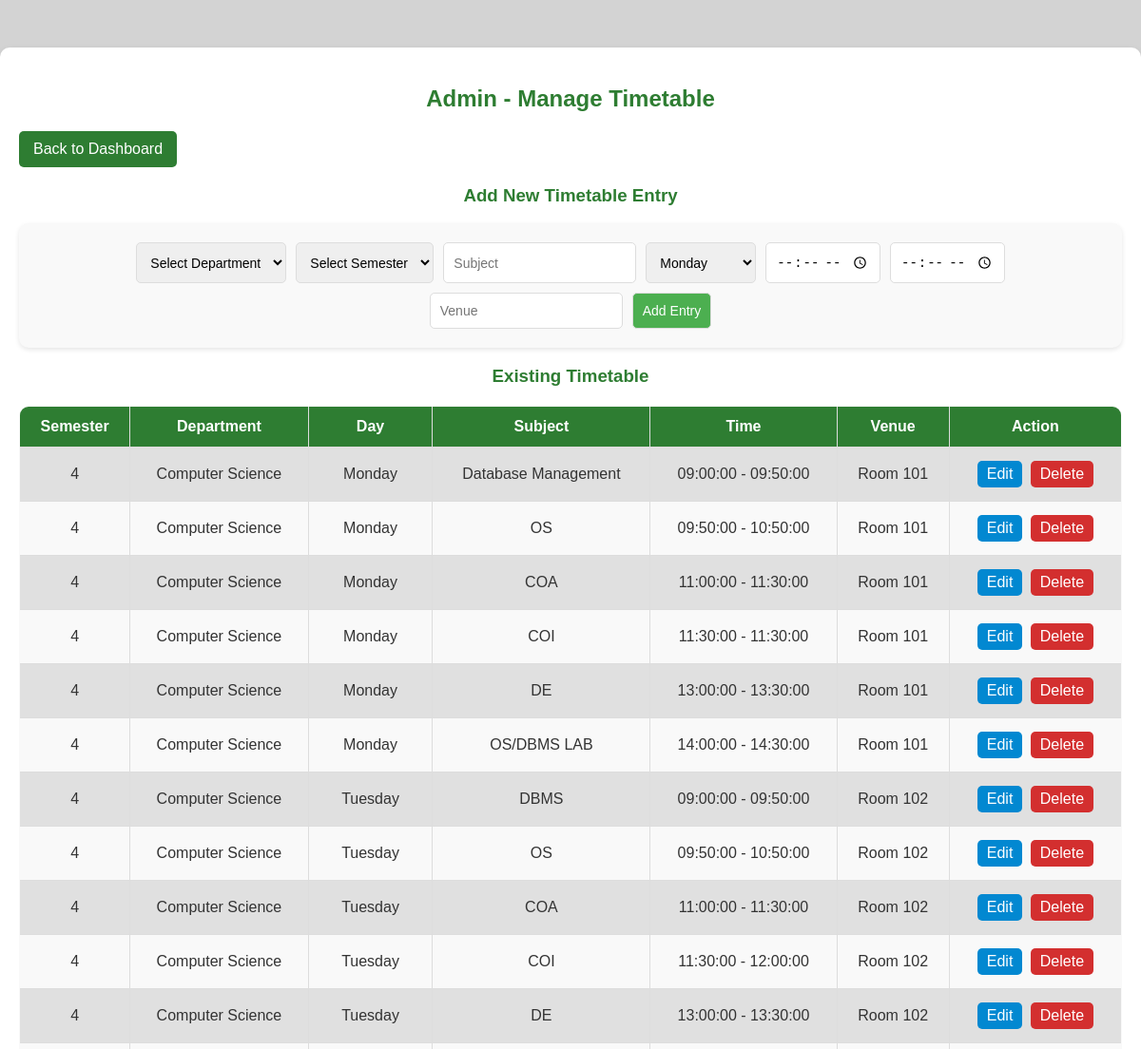
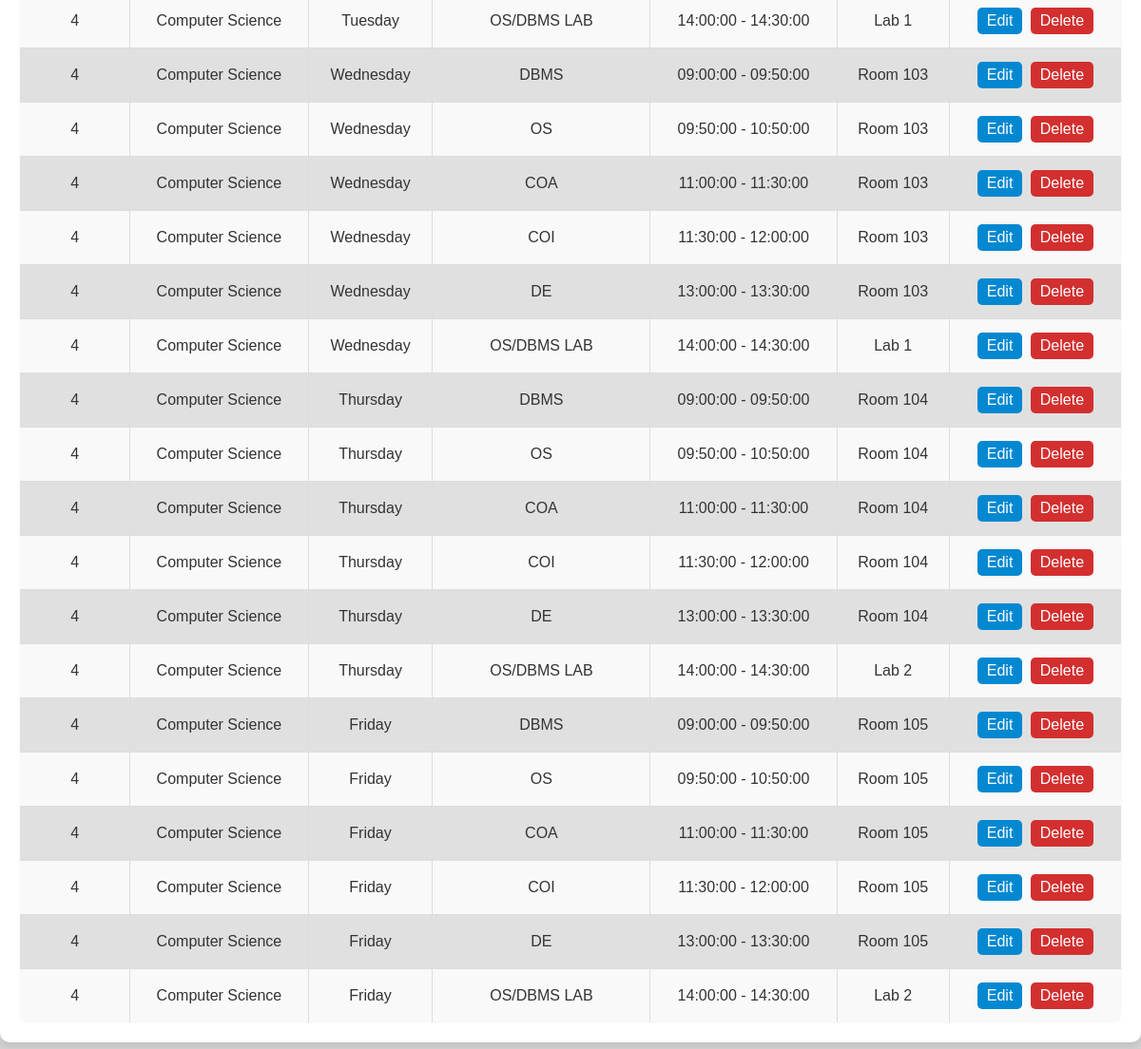
Screenshot of /manage_timetable.php (signed in) with the database file from the repository (2 pictures, top to bottom).
### tables this page shows
CREATE TABLE timetable (
    timetable_id INT AUTO_INCREMENT PRIMARY KEY,
    department VARCHAR(50) NOT NULL,
    semester INT NOT NULL,
    subject VARCHAR(100) NOT NULL,
    faculty_id INT NULL,
    day ENUM('Monday', 'Tuesday', 'Wednesday', 'Thursday', 'Friday', 'Saturday') NOT NULL,
    start_time TIME NOT NULL,
    end_time TIME NOT NULL,
    venue VARCHAR(50) NOT NULL,
    FOREIGN KEY (faculty_id) REFERENCES faculty(faculty_id) ON DELETE SET NULL
);

### manage_timetable.php (the view, shortened to what this page needs)
<?php
include 'db_connect.php';
$stmt = $conn->prepare("SELECT * FROM timetable ORDER BY department ASC, semester ASC");
$stmt->execute();
$timetable = $stmt->fetchAll(PDO::FETCH_ASSOC);
?>
<!DOCTYPE html>
<html lang="en">
<head>
</head>
<body>
    <div class="container">
        <h2>Admin - Manage Timetable</h2>
        <a href="admin_dashboard.php">Back to Dashboard</a>
        <h3>Add New Timetable Entry</h3>
        <form method="POST" action="add_timetable_admin.php">
            <select name="department" required>
                <option value="">Select Department</option>
            </select>
            <select name="semester" required>
                <option value="">Select Semester</option>
            </select>
            <input type="text" name="subject" placeholder="Subject" required>
            <select name="day" required>
                <option value="Monday">Monday</option>
            </select>
            <input type="time" name="start_time" required>
            <input type="time" name="end_time" required>
            <input type="text" name="venue" placeholder="Venue" required>
            <button type="submit">Add Entry</button>
        </form>
        <h3>Existing Timetable</h3>
        <table>
            <tr>
                <th>Semester</th>
                <th>Department</th>
                <th>Day</th>
                <th>Subject</th>
                <th>Time</th>
                <th>Venue</th>
                <th>Action</th>
            </tr>
            <?php foreach ($timetable as $entry) { ?>
            <tr>
                <td><?= htmlspecialchars($entry['semester']) ?></td>
                <td><?= htmlspecialchars($entry['department']) ?></td>
                <td><?= htmlspecialchars($entry['day']) ?></td>
                <td><?= htmlspecialchars($entry['subject']) ?></td>
                <td><?= htmlspecialchars($entry['start_time'] . " - " . $entry['end_time']) ?></td>
                <td><?= htmlspecialchars($entry['venue']) ?></td>
                <td class="action-links">
                    <a href="edit_timetable_admin.php?id=<?= $entry['timetable_id'] ?>" style="background: #0288D1;">Edit</a>
                    <a href="delete_timetable_admin.php?id=<?= $entry['timetable_id'] ?>" class="btn-danger" onclick="return confirm('Are you sure?')">Delete</a>
                </td>
            </tr>
            <?php } ?>
        </table>
    </div>
</body>
</html>

### manage_timetable.php (style rules this page uses)
body { font-family: 'Arial', sans-serif; background-color: #D3D3D3; color: #333; margin: 0; padding: 0; }
.container { max-width: 1500px; margin: 50px auto; background: #fff; padding: 20px; border-radius: 10px; box-shadow: 0 4px 10px rgba(0, 0, 0, 0.1); }
h2, h3 { text-align: center; color: #2E7D32; }
a { text-decoration: none; color: #fff; background: #2E7D32; padding: 10px 15px; border-radius: 5px; margin-right: 10px; display: inline-block; }
.btn-danger { background: #D32F2F; }
form { display: flex; flex-wrap: wrap; gap: 10px; justify-content: center; background: #f9f9f9; padding: 20px; border-radius: 10px; box-shadow: 0 2px 5px rgba(0, 0, 0, 0.1); }
select, input, button { padding: 10px; border: 1px solid #ddd; border-radius: 5px; font-size: 14px; }
button { background: #4CAF50; color: white; cursor: pointer; }
table { width: 100%; border-collapse: collapse; background: #f9f9f9; border-radius: 10px; overflow: hidden; margin-top: 20px; }
table, th, td { border: 1px solid #ddd; }
th, td { padding: 12px; text-align: center; }
th { background: #2E7D32; color: #fff; }
tr:nth-child(even) { background: #e0e0e0; }
.action-links a { padding: 5px 10px; margin: 2px; border-radius: 5px; color: white; }

### rows the page displays
timetable: semester "4", department "Computer Science", day "Monday", subject "Database Management", start_time+end_time "09:00:00 - 09:50:00", venue "Room 101"
timetable: semester "4", department "Computer Science", day "Monday", subject "OS", start_time+end_time "09:50:00 - 10:50:00", venue "Room 101"
timetable: semester "4", department "Computer Science", day "Monday", subject "COA", start_time+end_time "11:00:00 - 11:30:00", venue "Room 101"
timetable: semester "4", department "Computer Science", day "Monday", subject "COI", start_time+end_time "11:30:00 - 11:30:00", venue "Room 101"
timetable: semester "4", department "Computer Science", day "Monday", subject "DE", start_time+end_time "13:00:00 - 13:30:00", venue "Room 101"
timetable: semester "4", department "Computer Science", day "Monday", subject "OS/DBMS LAB", start_time+end_time "14:00:00 - 14:30:00", venue "Room 101"
timetable: semester "4", department "Computer Science", day "Tuesday", subject "DBMS", start_time+end_time "09:00:00 - 09:50:00", venue "Room 102"
timetable: semester "4", department "Computer Science", day "Tuesday", subject "OS", start_time+end_time "09:50:00 - 10:50:00", venue "Room 102"
timetable: semester "4", department "Computer Science", day "Tuesday", subject "COA", start_time+end_time "11:00:00 - 11:30:00", venue "Room 102"
timetable: semester "4", department "Computer Science", day "Tuesday", subject "COI", start_time+end_time "11:30:00 - 12:00:00", venue "Room 102"
timetable: semester "4", department "Computer Science", day "Tuesday", subject "DE", start_time+end_time "13:00:00 - 13:30:00", venue "Room 102"
timetable: semester "4", department "Computer Science", day "Tuesday", subject "OS/DBMS LAB", start_time+end_time "14:00:00 - 14:30:00", venue "Lab 1"
timetable: semester "4", department "Computer Science", day "Wednesday", subject "DBMS", start_time+end_time "09:00:00 - 09:50:00", venue "Room 103"
timetable: semester "4", department "Computer Science", day "Wednesday", subject "OS", start_time+end_time "09:50:00 - 10:50:00", venue "Room 103"
timetable: semester "4", department "Computer Science", day "Wednesday", subject "COA", start_time+end_time "11:00:00 - 11:30:00", venue "Room 103"
timetable: semester "4", department "Computer Science", day "Wednesday", subject "COI", start_time+end_time "11:30:00 - 12:00:00", venue "Room 103"
timetable: semester "4", department "Computer Science", day "Wednesday", subject "DE", start_time+end_time "13:00:00 - 13:30:00", venue "Room 103"
timetable: semester "4", department "Computer Science", day "Wednesday", subject "OS/DBMS LAB", start_time+end_time "14:00:00 - 14:30:00", venue "Lab 1"
timetable: semester "4", department "Computer Science", day "Thursday", subject "DBMS", start_time+end_time "09:00:00 - 09:50:00", venue "Room 104"
timetable: semester "4", department "Computer Science", day "Thursday", subject "OS", start_time+end_time "09:50:00 - 10:50:00", venue "Room 104"
timetable: semester "4", department "Computer Science", day "Thursday", subject "COA", start_time+end_time "11:00:00 - 11:30:00", venue "Room 104"
timetable: semester "4", department "Computer Science", day "Thursday", subject "COI", start_time+end_time "11:30:00 - 12:00:00", venue "Room 104"
timetable: semester "4", department "Computer Science", day "Thursday", subject "DE", start_time+end_time "13:00:00 - 13:30:00", venue "Room 104"
timetable: semester "4", department "Computer Science", day "Thursday", subject "OS/DBMS LAB", start_time+end_time "14:00:00 - 14:30:00", venue "Lab 2"
timetable: semester "4", department "Computer Science", day "Friday", subject "DBMS", start_time+end_time "09:00:00 - 09:50:00", venue "Room 105"
timetable: semester "4", department "Computer Science", day "Friday", subject "OS", start_time+end_time "09:50:00 - 10:50:00", venue "Room 105"
timetable: semester "4", department "Computer Science", day "Friday", subject "COA", start_time+end_time "11:00:00 - 11:30:00", venue "Room 105"
timetable: semester "4", department "Computer Science", day "Friday", subject "COI", start_time+end_time "11:30:00 - 12:00:00", venue "Room 105"
timetable: semester "4", department "Computer Science", day "Friday", subject "DE", start_time+end_time "13:00:00 - 13:30:00", venue "Room 105"
timetable: semester "4", department "Computer Science", day "Friday", subject "OS/DBMS LAB", start_time+end_time "14:00:00 - 14:30:00", venue "Lab 2"
